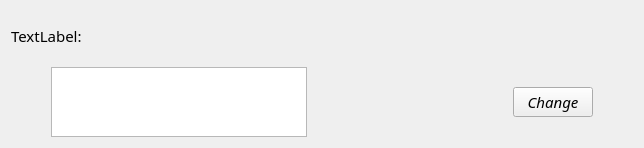
<?xml version="1.0" encoding="UTF-8"?>
<ui version="4.0">
 <class>PasswordDisplayItem</class>
 <widget class="QWidget" name="PasswordDisplayItem">
  <property name="geometry">
   <rect>
    <x>0</x>
    <y>0</y>
    <width>644</width>
    <height>148</height>
   </rect>
  </property>
  <property name="windowTitle">
   <string>Form</string>
  </property>
  <layout class="QVBoxLayout" name="verticalLayout">
   <item>
    <layout class="QHBoxLayout" name="horizontalLayout_2">
     <item>
      <widget class="QLabel" name="label">
       <property name="minimumSize">
        <size>
         <width>30</width>
         <height>50</height>
        </size>
       </property>
       <property name="font">
        <font>
         <family>Corbel</family>
         <pointsize>11</pointsize>
         <bold>false</bold>
        </font>
       </property>
       <property name="text">
        <string>TextLabel:</string>
       </property>
      </widget>
     </item>
     <item>
      <spacer name="horizontalSpacer">
       <property name="orientation">
        <enum>Qt::Horizontal</enum>
       </property>
       <property name="sizeHint" stdset="0">
        <size>
         <width>40</width>
         <height>20</height>
        </size>
       </property>
      </spacer>
     </item>
    </layout>
   </item>
   <item>
    <layout class="QHBoxLayout" name="horizontalLayout">
     <item>
      <spacer name="horizontalSpacer_4">
       <property name="orientation">
        <enum>Qt::Horizontal</enum>
       </property>
       <property name="sizeType">
        <enum>QSizePolicy::Fixed</enum>
       </property>
       <property name="sizeHint" stdset="0">
        <size>
         <width>40</width>
         <height>20</height>
        </size>
       </property>
      </spacer>
     </item>
     <item>
      <widget class="QTextBrowser" name="textBrowser">
       <property name="maximumSize">
        <size>
         <width>16777215</width>
         <height>70</height>
        </size>
       </property>
       <property name="font">
        <font>
         <family>Courier New</family>
         <pointsize>14</pointsize>
         <italic>true</italic>
         <bold>true</bold>
        </font>
       </property>
       <property name="mouseTracking">
        <bool>false</bool>
       </property>
       <property name="readOnly">
        <bool>false</bool>
       </property>
       <property name="html">
        <string>&lt;!DOCTYPE HTML PUBLIC &quot;-//W3C//DTD HTML 4.0//EN&quot; &quot;http://www.w3.org/TR/REC-html40/strict.dtd&quot;&gt;
&lt;html&gt;&lt;head&gt;&lt;meta name=&quot;qrichtext&quot; content=&quot;1&quot; /&gt;&lt;meta charset=&quot;utf-8&quot; /&gt;&lt;style type=&quot;text/css&quot;&gt;
p, li { white-space: pre-wrap; }
hr { height: 1px; border-width: 0; }
li.unchecked::marker { content: &quot;\2610&quot;; }
li.checked::marker { content: &quot;\2612&quot;; }
&lt;/style&gt;&lt;/head&gt;&lt;body style=&quot; font-family:'Courier New'; font-size:14pt; font-weight:700; font-style:italic;&quot;&gt;
&lt;p style=&quot;-qt-paragraph-type:empty; margin-top:0px; margin-bottom:0px; margin-left:0px; margin-right:0px; -qt-block-indent:0; text-indent:0px; font-family:'Corbel';&quot;&gt;&lt;br /&gt;&lt;/p&gt;&lt;/body&gt;&lt;/html&gt;</string>
       </property>
       <property name="overwriteMode">
        <bool>false</bool>
       </property>
      </widget>
     </item>
     <item>
      <spacer name="horizontalSpacer_3">
       <property name="orientation">
        <enum>Qt::Horizontal</enum>
       </property>
       <property name="sizeHint" stdset="0">
        <size>
         <width>40</width>
         <height>20</height>
        </size>
       </property>
      </spacer>
     </item>
     <item>
      <widget class="QPushButton" name="changeBtn">
       <property name="font">
        <font>
         <family>Corbel Light</family>
         <pointsize>11</pointsize>
         <italic>true</italic>
        </font>
       </property>
       <property name="text">
        <string>Change</string>
       </property>
      </widget>
     </item>
     <item>
      <spacer name="horizontalSpacer_2">
       <property name="orientation">
        <enum>Qt::Horizontal</enum>
       </property>
       <property name="sizeType">
        <enum>QSizePolicy::Maximum</enum>
       </property>
       <property name="sizeHint" stdset="0">
        <size>
         <width>40</width>
         <height>20</height>
        </size>
       </property>
      </spacer>
     </item>
    </layout>
   </item>
  </layout>
 </widget>
 <resources/>
 <connections/>
</ui>
